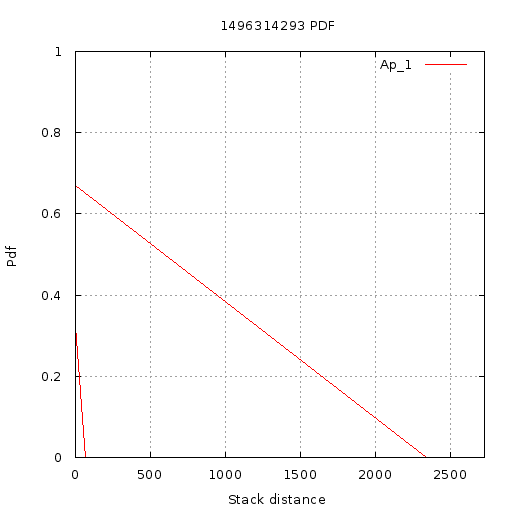

Recreate this plot in gnuplot.
set terminal  png size 512,512 font 'Verdana, 10'
set title "1496314293 PDF"
set output '//home//cat//Documents//CACHE//Results//PlotData//Shared//1496314293//PDF//17//pdf.png'
set ylabel "Pdf"
set yrange [0:1]
set xlabel "Stack distance"
set xrange [1.000000:2725.000000]
set grid xtics ytics
plot '//home//cat//Documents//CACHE//Results//PlotData//Shared//1496314293//PDF//17//App_1.txt' using 1:2 with lines title 'Ap_1'
set terminal  png size 512,512 font 'Verdana, 10'
set title "1496314293 PDF"
set output '//home//cat//Documents//CACHE//Results//PlotData//Shared//1496314293//PDF//17//pdf.png'
set ylabel "Pdf"
set yrange [0:1]
set xlabel "Stack distance"
set xrange [1.000000:2725.000000]
set grid xtics ytics
plot '//home//cat//Documents//CACHE//Results//PlotData//Shared//1496314293//PDF//17//App_1.txt' using 1:2 with lines title 'Ap_1'
set terminal  png size 512,512 font 'Verdana, 10'
set title "1496314293 PDF"
set output '//home//cat//Documents//CACHE//Results//PlotData//Shared//1496314293//PDF//17//pdf.png'
set ylabel "Pdf"
set yrange [0:1]
set xlabel "Stack distance"
set xrange [1.000000:2725.000000]
set grid xtics ytics
plot '//home//cat//Documents//CACHE//Results//PlotData//Shared//1496314293//PDF//17//App_1.txt' using 1:2 with lines title 'Ap_1'
set terminal  png size 512,512 font 'Verdana, 10'
set title "1496314293 PDF"
set output '//home//cat//Documents//CACHE//Results//PlotData//Shared//1496314293//PDF//17//pdf.png'
set ylabel "Pdf"
set yrange [0:1]
set xlabel "Stack distance"
set xrange [1.000000:2725.000000]
set grid xtics ytics
plot '//home//cat//Documents//CACHE//Results//PlotData//Shared//1496314293//PDF//17//App_1.txt' using 1:2 with lines title 'Ap_1'
